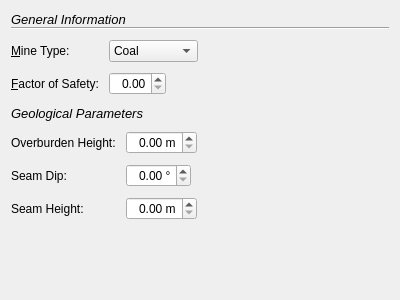
<?xml version="1.0" encoding="UTF-8"?>
<ui version="4.0">
 <class>MinePage</class>
 <widget class="QWizardPage" name="MinePage">
  <property name="geometry">
   <rect>
    <x>0</x>
    <y>0</y>
    <width>400</width>
    <height>300</height>
   </rect>
  </property>
  <property name="windowTitle">
   <string>General and Geological Information</string>
  </property>
  <property name="title">
   <string>General and Geological Information</string>
  </property>
  <layout class="QVBoxLayout" name="verticalLayout_5">
   <property name="spacing">
    <number>10</number>
   </property>
   <item>
    <layout class="QVBoxLayout" name="verticalLayout_3">
     <item>
      <layout class="QVBoxLayout" name="verticalLayout">
       <property name="spacing">
        <number>0</number>
       </property>
       <property name="sizeConstraint">
        <enum>QLayout::SetMinimumSize</enum>
       </property>
       <item>
        <widget class="QLabel" name="label_7">
         <property name="sizePolicy">
          <sizepolicy hsizetype="Preferred" vsizetype="Maximum">
           <horstretch>0</horstretch>
           <verstretch>0</verstretch>
          </sizepolicy>
         </property>
         <property name="minimumSize">
          <size>
           <width>378</width>
           <height>16</height>
          </size>
         </property>
         <property name="font">
          <font>
           <pointsize>10</pointsize>
           <weight>50</weight>
           <italic>true</italic>
           <bold>false</bold>
          </font>
         </property>
         <property name="text">
          <string>General Information</string>
         </property>
        </widget>
       </item>
       <item>
        <widget class="Line" name="line_2">
         <property name="sizePolicy">
          <sizepolicy hsizetype="MinimumExpanding" vsizetype="Fixed">
           <horstretch>0</horstretch>
           <verstretch>0</verstretch>
          </sizepolicy>
         </property>
         <property name="orientation">
          <enum>Qt::Horizontal</enum>
         </property>
        </widget>
       </item>
      </layout>
     </item>
     <item>
      <layout class="QFormLayout" name="formLayout_2">
       <item row="0" column="0">
        <widget class="QLabel" name="mineTypeLabel">
         <property name="text">
          <string>&amp;Mine Type:</string>
         </property>
         <property name="buddy">
          <cstring>mineTypeCombo</cstring>
         </property>
        </widget>
       </item>
       <item row="0" column="1">
        <widget class="QComboBox" name="mineTypeCombo">
         <property name="sizePolicy">
          <sizepolicy hsizetype="Maximum" vsizetype="Fixed">
           <horstretch>0</horstretch>
           <verstretch>0</verstretch>
          </sizepolicy>
         </property>
         <item>
          <property name="text">
           <string>Coal</string>
          </property>
         </item>
         <item>
          <property name="text">
           <string>Hard Rock</string>
          </property>
         </item>
         <item>
          <property name="text">
           <string>Oil Shale</string>
          </property>
         </item>
         <item>
          <property name="text">
           <string>Others</string>
          </property>
         </item>
        </widget>
       </item>
       <item row="1" column="0">
        <widget class="QLabel" name="factorOfSafetyLabel">
         <property name="text">
          <string>&amp;Factor of Safety:</string>
         </property>
         <property name="buddy">
          <cstring>fosDoubleSpin</cstring>
         </property>
        </widget>
       </item>
       <item row="1" column="1">
        <widget class="QDoubleSpinBox" name="fosDoubleSpin">
         <property name="sizePolicy">
          <sizepolicy hsizetype="Maximum" vsizetype="Fixed">
           <horstretch>0</horstretch>
           <verstretch>0</verstretch>
          </sizepolicy>
         </property>
         <property name="alignment">
          <set>Qt::AlignRight|Qt::AlignTrailing|Qt::AlignVCenter</set>
         </property>
        </widget>
       </item>
      </layout>
     </item>
    </layout>
   </item>
   <item>
    <layout class="QVBoxLayout" name="verticalLayout_4">
     <item>
      <layout class="QVBoxLayout" name="verticalLayout_2">
       <property name="spacing">
        <number>0</number>
       </property>
       <property name="sizeConstraint">
        <enum>QLayout::SetMinAndMaxSize</enum>
       </property>
       <item>
        <widget class="QLabel" name="label_8">
         <property name="minimumSize">
          <size>
           <width>378</width>
           <height>16</height>
          </size>
         </property>
         <property name="font">
          <font>
           <pointsize>10</pointsize>
           <weight>50</weight>
           <italic>true</italic>
           <bold>false</bold>
          </font>
         </property>
         <property name="text">
          <string>Geological Parameters</string>
         </property>
        </widget>
       </item>
       <item>
        <widget class="Line" name="line_3">
         <property name="sizePolicy">
          <sizepolicy hsizetype="Expanding" vsizetype="Maximum">
           <horstretch>0</horstretch>
           <verstretch>0</verstretch>
          </sizepolicy>
         </property>
         <property name="orientation">
          <enum>Qt::Horizontal</enum>
         </property>
        </widget>
       </item>
      </layout>
     </item>
     <item>
      <layout class="QFormLayout" name="formLayout">
       <item row="0" column="0">
        <widget class="QLabel" name="label">
         <property name="text">
          <string>Overburden Height:</string>
         </property>
        </widget>
       </item>
       <item row="0" column="1">
        <widget class="QDoubleSpinBox" name="sampleHeightSpin">
         <property name="sizePolicy">
          <sizepolicy hsizetype="Maximum" vsizetype="Fixed">
           <horstretch>0</horstretch>
           <verstretch>0</verstretch>
          </sizepolicy>
         </property>
         <property name="alignment">
          <set>Qt::AlignRight|Qt::AlignTrailing|Qt::AlignVCenter</set>
         </property>
         <property name="suffix">
          <string> m</string>
         </property>
        </widget>
       </item>
       <item row="1" column="0">
        <widget class="QLabel" name="label_2">
         <property name="text">
          <string>Seam Dip:</string>
         </property>
        </widget>
       </item>
       <item row="1" column="1">
        <widget class="QDoubleSpinBox" name="doubleSpinBox_7">
         <property name="sizePolicy">
          <sizepolicy hsizetype="Maximum" vsizetype="Fixed">
           <horstretch>0</horstretch>
           <verstretch>0</verstretch>
          </sizepolicy>
         </property>
         <property name="alignment">
          <set>Qt::AlignRight|Qt::AlignTrailing|Qt::AlignVCenter</set>
         </property>
         <property name="suffix">
          <string> °</string>
         </property>
         <property name="maximum">
          <double>90.000000000000000</double>
         </property>
        </widget>
       </item>
       <item row="2" column="0">
        <widget class="QLabel" name="label_3">
         <property name="text">
          <string>Seam Height:</string>
         </property>
        </widget>
       </item>
       <item row="2" column="1">
        <widget class="QDoubleSpinBox" name="sampleHeightSpin_2">
         <property name="sizePolicy">
          <sizepolicy hsizetype="Maximum" vsizetype="Fixed">
           <horstretch>0</horstretch>
           <verstretch>0</verstretch>
          </sizepolicy>
         </property>
         <property name="alignment">
          <set>Qt::AlignRight|Qt::AlignTrailing|Qt::AlignVCenter</set>
         </property>
         <property name="suffix">
          <string> m</string>
         </property>
        </widget>
       </item>
      </layout>
     </item>
    </layout>
   </item>
   <item>
    <spacer name="verticalSpacer">
     <property name="orientation">
      <enum>Qt::Vertical</enum>
     </property>
     <property name="sizeHint" stdset="0">
      <size>
       <width>20</width>
       <height>79</height>
      </size>
     </property>
    </spacer>
   </item>
  </layout>
 </widget>
 <resources/>
 <connections/>
</ui>
